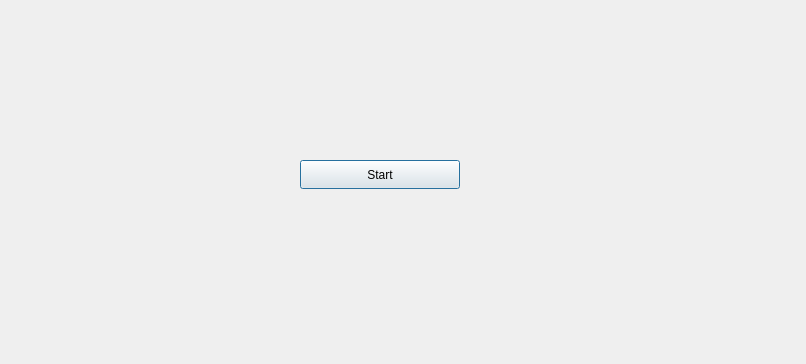
<?xml version="1.0" encoding="UTF-8"?>
<ui version="4.0">
 <class>startMenu</class>
 <widget class="QDialog" name="startMenu">
  <property name="geometry">
   <rect>
    <x>0</x>
    <y>0</y>
    <width>806</width>
    <height>364</height>
   </rect>
  </property>
  <property name="windowTitle">
   <string>Dialog</string>
  </property>
  <widget class="QSplitter" name="splitter">
   <property name="geometry">
    <rect>
     <x>300</x>
     <y>160</y>
     <width>160</width>
     <height>29</height>
    </rect>
   </property>
   <property name="orientation">
    <enum>Qt::Horizontal</enum>
   </property>
   <widget class="QPushButton" name="startButton">
    <property name="text">
     <string>Start</string>
    </property>
   </widget>
  </widget>
 </widget>
 <resources/>
 <connections/>
</ui>
